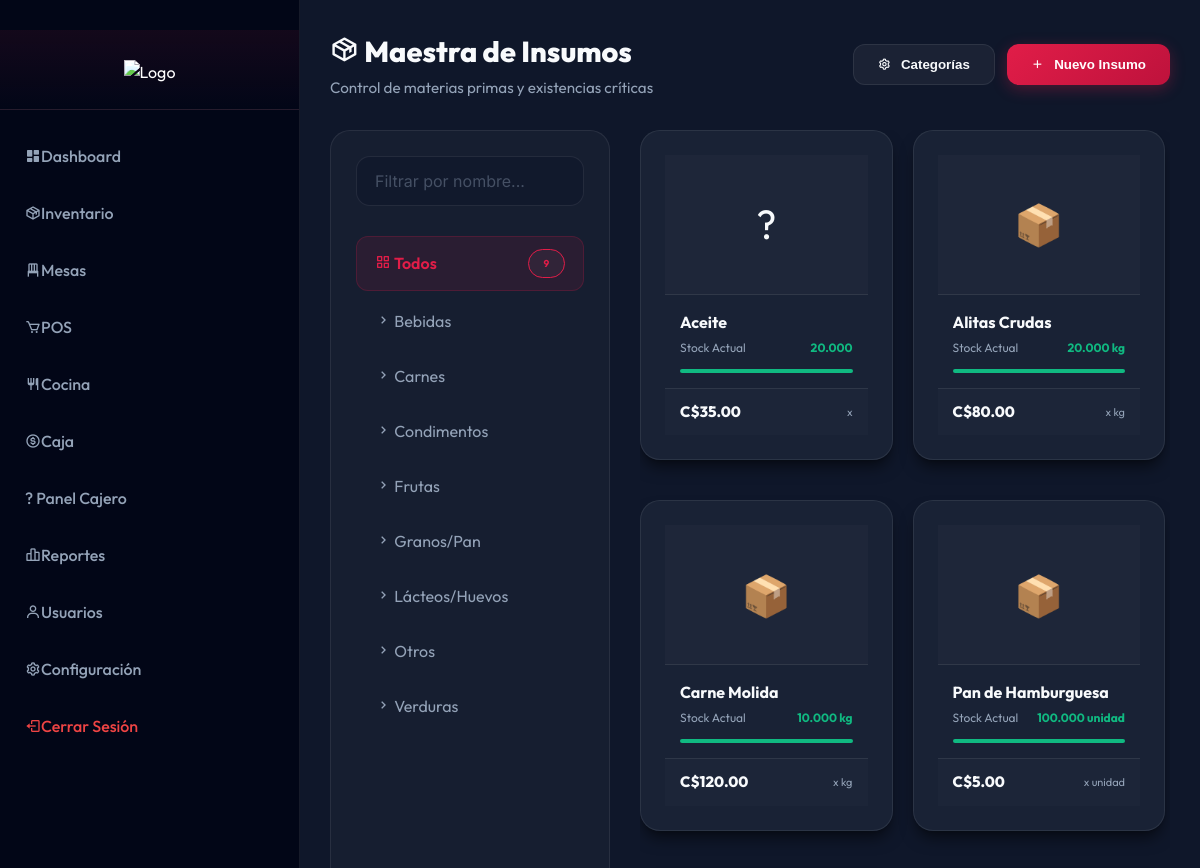
The page /inventario_insumos.php (signed in, upper part) on the database as committed earlier.
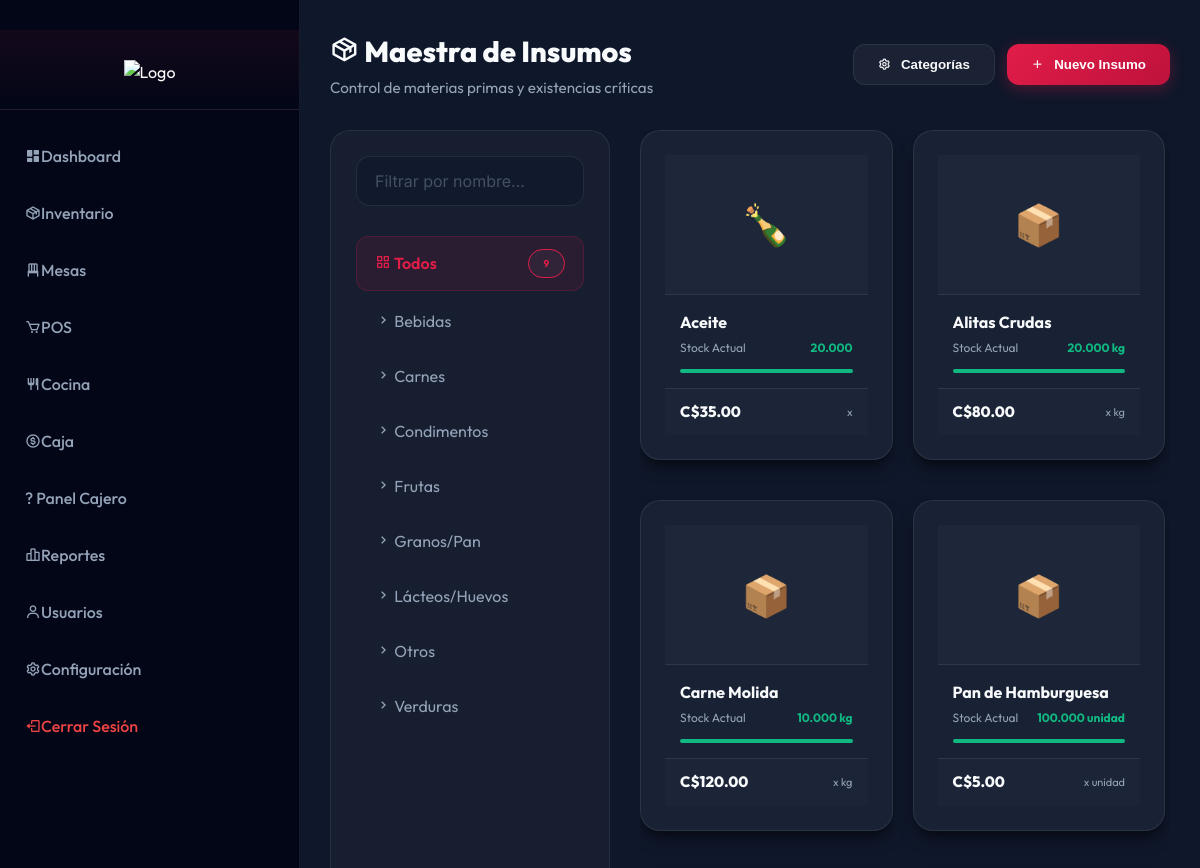
The same page on the database as committed later.
### tables this page shows
CREATE TABLE `ingredients` (
  `id` int(11) NOT NULL AUTO_INCREMENT,
  `name` varchar(100) NOT NULL,
  `icon` varchar(50) DEFAULT NULL,
  `image_url` varchar(255) DEFAULT NULL,
  `unit` enum('kg','g','l','ml','unidad') NOT NULL DEFAULT 'unidad',
  `cost` decimal(10,2) NOT NULL DEFAULT 0.00 COMMENT 'Cost per unit',
  `stock` decimal(10,3) NOT NULL DEFAULT 0.000,
  `min_stock` decimal(10,3) DEFAULT 5.000,
  `created_at` timestamp NOT NULL DEFAULT current_timestamp(),
  `category_id` int(11) DEFAULT NULL,
  PRIMARY KEY (`id`)
);

### inventario_insumos.php (the view, shortened to what this page needs)
<?php
require_once __DIR__ . '/includes/inventory_helper.php';
$stmt = $pdo->query("SELECT * FROM ingredient_categories ORDER BY name ASC");
$categories = $stmt->fetchAll(PDO::FETCH_ASSOC);
$stmt = $pdo->query("SELECT * FROM ingredients ORDER BY name ASC");
$ingredients = $stmt->fetchAll(PDO::FETCH_ASSOC);
include __DIR__ . '/includes/header.php';
?><div class="dashboard-wrapper">
    <?php include __DIR__ . '/includes/sidebar.php'; ?>
    <main class="main-content">
        <div class="fc-header" style="margin-bottom: 30px;">
            <div class="fc-header-left">
                <h1><i class='bx bx-package'></i> Maestra de Insumos</h1>
                <p>Control de materias primas y existencias críticas</p>
            </div>
            <div class="fc-header-right no-print">
                <div style="display: flex; gap: 12px;">
                    <button class="fc-btn fc-btn-outline" onclick="openCatManager()">
                        <i class='bx bx-cog'></i> Categorías
                    </button>
                    <button class="fc-btn fc-btn-primary" onclick="initNewIngredient()">
                        <i class='bx bx-plus'></i> Nuevo Insumo
                    </button>
                </div>
            </div>
        </div>
        <div class="inventory-container">
            <aside class="inventory-sidebar">
                <div style="margin-bottom: 10px;">
                    <input type="text" id="gridSearch" placeholder="Filtrar por nombre..." class="fc-input" onkeyup="filterGrid()">
                </div>
                <div class="category-list" style="display:flex; flex-direction:column; gap:5px;">
                    <div class="category-item active" onclick="filterCategory('all', this)">
                        <span><i class='bx bx-grid-alt'></i> Todos</span>
                        <span class="fc-badge fc-badge-outline" style="font-size: 10px;"><?= count($ingredients) ?></span>
                    </div>
                    <?php foreach ($categories as $cat): ?>
                        <div class="category-item" onclick="filterCategory(<?= $cat['id'] ?>, this)">
                            <span><i class='bx bx-chevron-right'></i> <?= htmlspecialchars($cat['name']) ?></span>
                        </div>
                    <?php endforeach; ?>
                </div>
            </aside>
            <div class="inventory-main">
                <div style="display: grid; grid-template-columns: repeat(auto-fill, minmax(220px, 1fr)); gap: 20px;" id="ingGrid">
                    <?php foreach ($ingredients as $ing): ?>
                        <?php
                        $isLow = $ing['stock'] <= $ing['min_stock'];
                        ?>
                        <div class="fc-card insumo-card" data-cat="<?= $ing['category_id'] ?>" data-name="<?= strtolower($ing['name']) ?>"
                             onclick='loadIngredient(<?= htmlspecialchars(json_encode($ing, JSON_HEX_APOS | JSON_HEX_QUOT), ENT_QUOTES, 'UTF-8') ?>)'>
                            <div class="insumo-image">
                                <?php if ($ing['image_url']): ?>
                                    <img src="<?= htmlspecialchars($ing['image_url']) ?>">
                                <?php else: ?>
                                    <span><?= $ing['icon'] ?: '📦' ?></span>
                                <?php endif; ?>
                            </div>
                            <div class="insumo-content">
                                <div class="insumo-title"><?= htmlspecialchars($ing['name']) ?></div>
                                <div class="insumo-meta">
                                    <span>Stock Actual</span>
                                    <span style="color: <?= $isLow ? 'var(--fc-primary)' : '#10b981' ?>; font-weight: 700;">
                                        <?= $ing['stock'] ?> <?= $ing['unit'] ?>
                                    </span>
                                </div>
                                <div style="height: 4px; background: rgba(255,255,255,0.05); border-radius: 10px; overflow: hidden;">
                                    <?php
                                    $perc = min(100, ($ing['stock'] / (max($ing['min_stock'] * 2, 1))) * 100);
                                    $barColor = $isLow ? 'var(--fc-primary)' : '#10b981';
                                    ?>
                                    <div style="width: <?= $perc ?>%; height: 100%; background: <?= $barColor ?>; transition: width 0.3s;"></div>
                                </div>
                            </div>
                            <div class="insumo-footer">
                                <div class="insumo-price">C$<?= number_format($ing['cost'], 2) ?></div>
                                <div style="font-size: 11px; color: var(--fc-text-sec);">x <?= $ing['unit'] ?></div>
                            </div>
                        </div>
                    <?php endforeach; ?>
                </div>
            </div>
        </div>
    </main>
</div>
<?php include __DIR__ . '/includes/footer.php'; ?>

Rows that differ between the two databases and show on the page:
changed ingredients "Aceite": icon "?" → "🍾"
